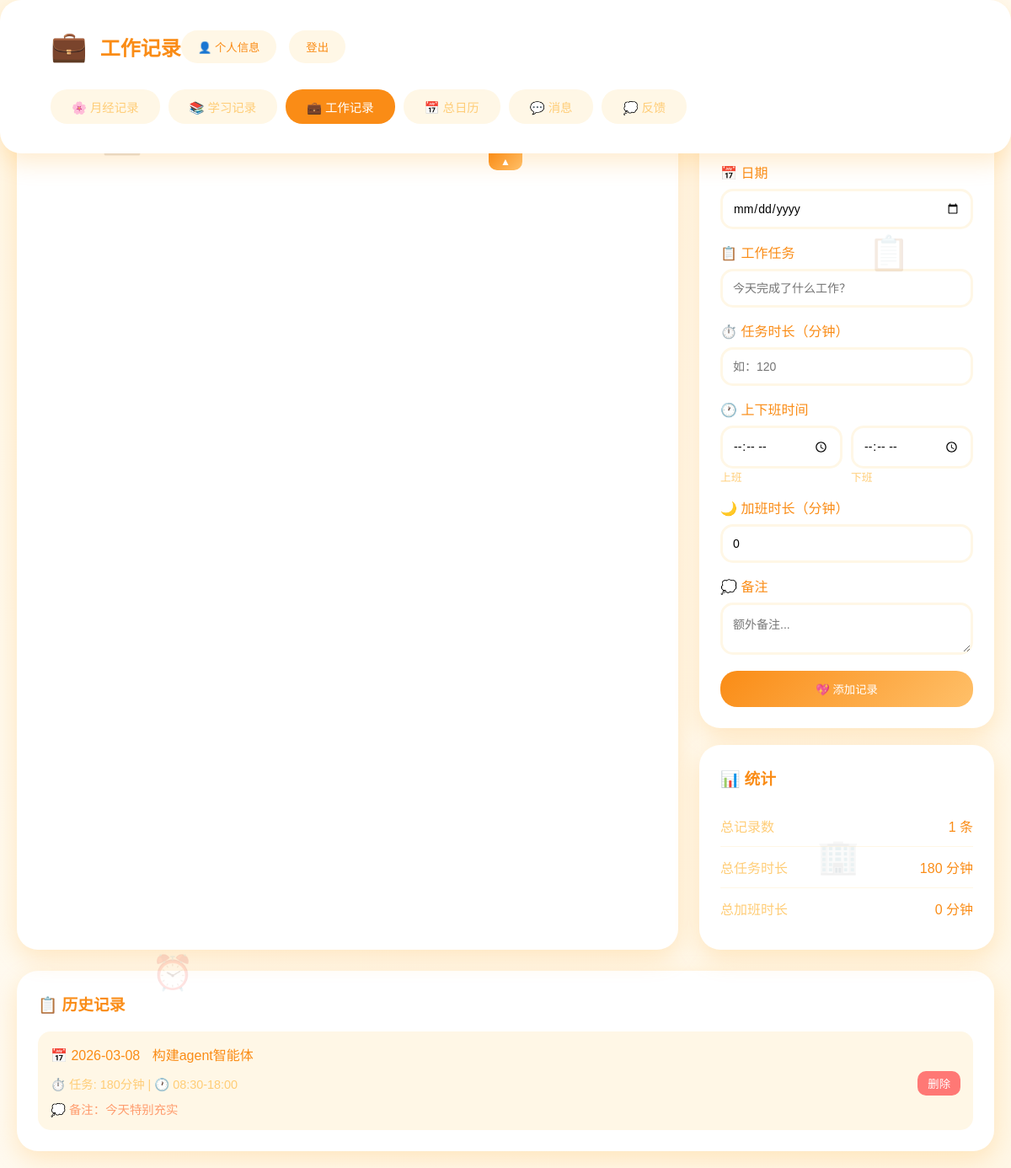
The app's page /work (signed in) with its own data.
### app.py (models this page shows)
class WorkRecord(db.Model):
    id = db.Column(db.Integer, primary_key=True)
    user_id = db.Column(db.Integer, db.ForeignKey('user.id'), nullable=False)
    user = db.relationship('User', backref='work_records')
    date = db.Column(db.Date, nullable=False)
    task = db.Column(db.String(200))                      # 工作任务
    task_duration = db.Column(db.Integer, default=0)      # 任务时长（分钟）
    work_start = db.Column(db.Time)                       # 上班时间
    work_end = db.Column(db.Time)                         # 下班时间
    overtime = db.Column(db.Integer, default=0)           # 加班时长（分钟）
    notes = db.Column(db.Text)                            # 备注
    created_at = db.Column(db.DateTime, default=datetime.now)

### app.py (the view)
@app.route('/work')
@login_required
def work():
    records = WorkRecord.query.filter_by(user_id=current_user.id).order_by(WorkRecord.date.desc()).all()
    return render_template('work.html', records=records, user=current_user, timedelta=timedelta)

### app.py (called while the page is built)
@login_manager.user_loader
def load_user(user_id):
    return User.query.get(int(user_id))

### templates/work.html (shortened to what this page needs)
<!DOCTYPE html>
<html lang="zh-CN">
<head>
    <link rel="stylesheet" href="https://cdn.jsdelivr.net/npm/fullcalendar@6.1.10/index.global.min.js">
</head>
<body>
    <div class="decoration dec1">💼</div>
    <div class="decoration dec2">📋</div>
    <div class="decoration dec3">⏰</div>
    <div class="decoration dec4">🏢</div>
    <div class="container">
        <div class="header" id="header">
            <div class="header-top">
                <div class="header-left">
                    <span class="logo">💼</span>
                    <h1>工作记录</h1>
                </div>
                <div class="user-info">
                    <a href="{{ url_for('profile') }}" style="text-decoration: none;">
                        <button class="btn-logout">👤 个人信息</button>
                    </a>
                    <a href="{{ url_for('logout') }}"><button class="btn-logout">登出</button></a>
                </div>
            </div>
            <div class="nav-tabs">
                <a href="{{ url_for('index') }}" class="nav-tab">🌸 月经记录</a>
                <a href="{{ url_for('study') }}" class="nav-tab">📚 学习记录</a>
                <a href="{{ url_for('work') }}" class="nav-tab {% if request.endpoint == 'work' %}active{% endif %}">💼 工作记录</a>
                <a href="{{ url_for('all_calendar') }}" class="nav-tab">📅 总日历</a>
                <a href="{{ url_for('chat') }}" class="nav-tab {% if request.endpoint == 'chat' or 'chat_room' in request.endpoint %}active{% endif %}">💬 消息</a>
                <a href="{{ url_for('feedback') }}" class="nav-tab">💭 反馈</a>
            </div>
            <button class="toggle-btn" onclick="toggleHeader()"></button>
        </div>
        <button class="expand-btn show" id="expandBtn" onclick="toggleHeader()">☰</button>
            </div>
        <div class="main-content">
            <div class="calendar-card">
                <h2>📅 日历视图</h2>
            </div>
            <div class="sidebar">
                <div class="form-card">
                    <h3>➕ 添加工作记录</h3>
                    <form method="POST" action="{{ url_for('add_work') }}">
                        <div class="form-group">
                            <label>📅 日期</label>
                            <input type="date" name="date" required>
                        </div>
                        <div class="form-group">
                            <label>📋 工作任务</label>
                            <input type="text" name="task" placeholder="今天完成了什么工作？" required>
                        </div>
                        <div class="form-group">
                            <label>⏱️ 任务时长（分钟）</label>
                            <input type="number" name="task_duration" placeholder="如：120" min="0">
                        </div>
                        <div class="form-group">
                            <label>🕐 上下班时间</label>
                            <div class="time-row">
                                <div>
                                    <input type="time" name="work_start" placeholder="上班时间">
                                    <span style="font-size: 0.8em; color: #ffcd77;">上班</span>
                                </div>
                                <div>
                                    <input type="time" name="work_end" placeholder="下班时间">
                                    <span style="font-size: 0.8em; color: #ffcd77;">下班</span>
                                </div>
                            </div>
                        </div>
                        <div class="form-group">
                            <label>🌙 加班时长（分钟）</label>
                            <input type="number" name="overtime" placeholder="如：60" min="0" value="0">
                        </div>
                        <div class="form-group">
                            <label>💭 备注</label>
                            <textarea name="notes" placeholder="额外备注..." rows="2"></textarea>
                        </div>
                        <button type="submit" class="btn-submit">💖 添加记录</button>
                    </form>
                </div>
                <div class="stats-card">
                    <h3>📊 统计</h3>
                    <div class="stat-item">
                        <span class="stat-label">总记录数</span>
                        <span class="stat-value">{{ records|length }} 条</span>
                    </div>
                    <div class="stat-item">
                        <span class="stat-label">总任务时长</span>
                        <span class="stat-value">{% if records|length > 0 %}{{ records|sum(attribute='task_duration') }} 分钟{% else %}0 分钟{% endif %}</span>
                    </div>
                    <div class="stat-item">
                        <span class="stat-label">总加班时长</span>
                        <span class="stat-value">{% if records|length > 0 %}{{ records|sum(attribute='overtime') }} 分钟{% else %}0 分钟{% endif %}</span>
                    </div>
                </div>
            </div>
        </div>
        <div class="records-card" style="margin-top: 25px;">
            <h3>📋 历史记录</h3>
            {% if records %}
                {% for record in records|reverse %}
                <div class="record-item">
                    <div class="record-date">
                        📅 {{ record.date.strftime('%Y-%m-%d') }}
                        <span style="color: #fa8c16; margin-left: 10px;">{{ record.task }}</span>
                    </div>
                    <div class="record-details">
                        <span>
                            ⏱️ 任务: {{ record.task_duration }}分钟
                            {% if record.work_start and record.work_end %}
                            | 🕐 {{ record.work_start.strftime('%H:%M') }}-{{ record.work_end.strftime('%H:%M') }}
                            {% endif %}
                        </span>
                        <a href="{{ url_for('delete_work', record_id=record.id) }}">
                            <button class="btn-delete">删除</button>
                        </a>
                    </div>
                    {% if record.notes %}
                    <div style="color: #ff9c6e; font-size: 0.9em; margin-top: 5px;">
                        💭 备注：{{ record.notes }}
                    </div>
                    {% endif %}
                </div>
                {% endfor %}
            {% else %}
                <div class="empty-state">
                    <p>还没有工作记录哦～</p>
                    <p>开始记录你的工作日常吧！</p>
                </div>
            {% endif %}
        </div>
</body>
</html>

### records on screen
WorkRecord: date "2026-03-08", task "构建agent智能体", task_duration "180", work_start "08:30", work_end "18:00", notes "今天特别充实"

### other values on screen
{{ records|length }} "1"
{{ records|sum(attribute='task_duration') }} "180"
{{ records|sum(attribute='overtime') }} "0"
